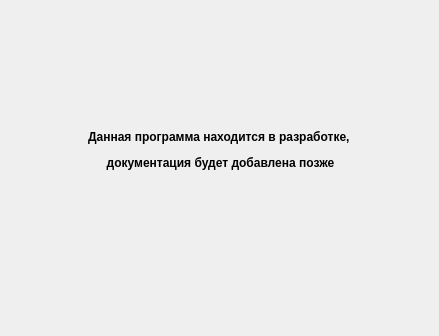
<?xml version="1.0" encoding="UTF-8"?>
<ui version="4.0">
 <class>Documentation</class>
 <widget class="QDialog" name="Documentation">
  <property name="geometry">
   <rect>
    <x>0</x>
    <y>0</y>
    <width>439</width>
    <height>336</height>
   </rect>
  </property>
  <property name="windowTitle">
   <string>Документация</string>
  </property>
  <widget class="QLabel" name="label">
   <property name="geometry">
    <rect>
     <x>40</x>
     <y>40</y>
     <width>361</width>
     <height>261</height>
    </rect>
   </property>
   <property name="text">
    <string>&lt;html&gt;&lt;head/&gt;&lt;body&gt;&lt;p align=&quot;center&quot;&gt;&lt;span style=&quot; font-weight:700;&quot;&gt;Данная программа находится в разработке, &lt;/span&gt;&lt;/p&gt;&lt;p align=&quot;center&quot;&gt;&lt;span style=&quot; font-weight:700;&quot;&gt;документация будет добавлена позже&lt;/span&gt;&lt;/p&gt;&lt;p align=&quot;center&quot;&gt;&lt;br/&gt;&lt;/p&gt;&lt;/body&gt;&lt;/html&gt;</string>
   </property>
  </widget>
 </widget>
 <resources/>
 <connections/>
</ui>
